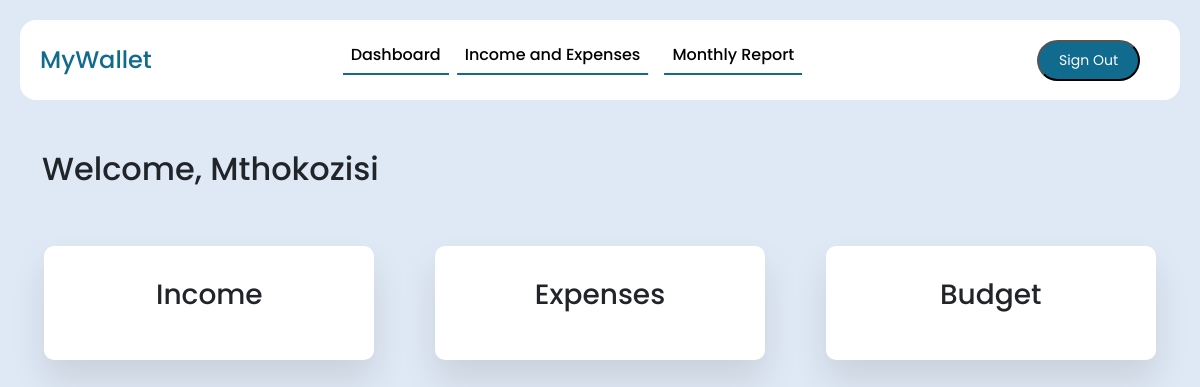
/ (signed in), run on an earlier commit of the app's database.
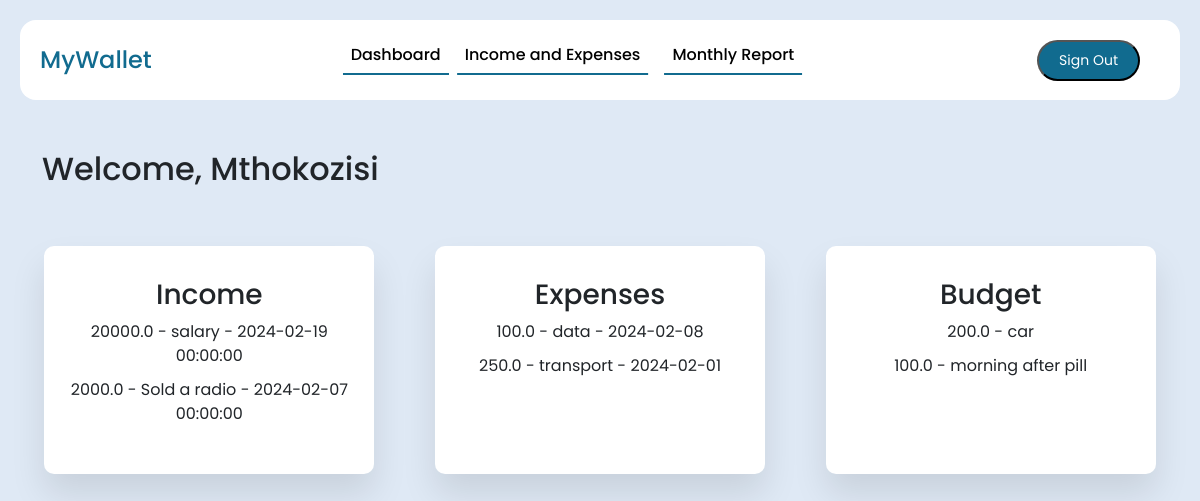
And on a later commit of the database.
### website/models.py (models this page shows, shortened)
class User(db.Model, UserMixin):
    id = db.Column(db.Integer, primary_key=True)
    email = db.Column(db.String(150), unique=True, nullable=False)
    first_name = db.Column(db.String(150), unique=True, nullable=False)
    password = db.Column(db.String(150), nullable=False)
    income_entries = db.relationship('Income', backref='user', lazy=True)
    expense_entries = db.relationship('Expense', backref='user', lazy=True)
    budget_entries = db.relationship('Budget', backref='user', lazy=True)

class Income(db.Model):
    id = db.Column(db.Integer, primary_key=True)
    amount = db.Column(db.Float, nullable=False)
    date = db.Column(db.DateTime(timezone=True),default=func.now())
    category = db.Column(db.String(50), nullable=False)
    user_id = db.Column(db.Integer, db.ForeignKey('user.id'), nullable=False)

class Expense(db.Model):
    id = db.Column(db.Integer, primary_key=True)
    amount = db.Column(db.Float, nullable=False)
    date = db.Column(db.Date, nullable=False)
    category = db.Column(db.String(50), nullable=False)
    user_id = db.Column(db.Integer, db.ForeignKey('user.id'),nullable=False)

class Budget(db.Model):
    id = db.Column(db.Integer, primary_key=True)
    category = db.Column(db.String(50), nullable=False)
    amount = db.Column(db.Float, nullable=False)
    user_id = db.Column(db.Integer, db.ForeignKey('user.id'),nullable=False)

### website/views.py (the view)
@views.route('/')
@login_required
def home():
    return render_template('home.html',user=current_user)

### website/__init__.py (called while the page is built)
def create_app():
    app = Flask(__name__)
    app.config['SECRET_KEY'] = 'the secret key'
    app.config['SQLALCHEMY_DATABASE_URI'] = f'sqlite:///{DB_NAME}'
    db.init_app(app)
    from .views import views
    from .auth import auth
    from .models import User
    app.register_blueprint(views, url_prefix='/')
    app.register_blueprint(auth, url_prefix='/')
    login_manager = LoginManager()
    login_manager.login_view= 'auth.sign_in'  # type: ignore
    login_manager.init_app(app)
    @login_manager.user_loader
    def load_user(id):
        return User.query.get(int(id))
    with app.app_context(): #can remove this line if don't solve problem
        create_database()
    return app

### website/templates/home.html (shortened to what this page needs)
<!DOCTYPE html>
<html lang="en">
  <head>
    <link
      href="https://cdn.jsdelivr.net/npm/bootstrap@5.3.2/dist/css/bootstrap.min.css"
      rel="stylesheet"
    />
    <link
      rel="stylesheet"
      type="text/css"
      href="{{ url_for('static', filename='styles.css') }}"
    />
    <link
      rel="stylesheet"
      type="text/css"
      href="{{ url_for('static', filename='home.css') }}"
    />
    <link
      rel="stylesheet"
      type="text/css"
      href="{{ url_for('static', filename='navbar.css') }}"
    />
  </head>
  <body>
    <header class="navbar-header">
      <nav class="navbar navbar-expand-lg fixed-top">
        <div class="container-fluid">
          <a class="navbar-brand me-auto" href="{{url_for('views.home')}}">MyWallet</a>
          <div
            class="offcanvas offcanvas-end"
            tabindex="-1"
            id="offcanvasNavbar"
            aria-labelledby="offcanvasNavbarLabel"
          >
            <div class="offcanvas-body">
              <ul class="navbar-nav justify-content-center flex-grow-1 pe-3">
                <li class="nav-item">
                  <a
                    class="nav-link active"
                    aria-current="page"
                    href="{{url_for('views.dashboard')}}"
                    >Dashboard</a
                  >
                </li>
                <li class="nav-item">
                  <a
                    class="nav-link active mx-lg-2"
                    aria-current="page"
                    href="{{url_for('views.income_expense')}}"
                    >Income and Expenses</a
                  >
                </li>
                <li class="nav-item">
                  <a
                    class="nav-link active mx-lg-2"
                    aria-current="page"
                    href="{{url_for('views.monthly_report')}}"
                    >Monthly Report</a
                  >
                </li>
              </ul>
            </div>
          </div>
          <a href="{{ url_for('auth.sign_out') }}"><button class="signout-button">Sign Out</button></a>
        </div>
      </nav>
    </header>
    <div class="container">
      <h2>Welcome, {{ user.first_name }}</h2>
    <div class="rex">
      <div class="wrapper">
        <h3>Income</h3>
        <ul>
          {% for income_entry in user.income_entries %}
          <li>
            {{ income_entry.amount }} - {{ income_entry.category }} - {{
            income_entry.date }}
          </li>
          {% endfor %}
        </ul>
      </div>
      <div class="wrapper">
        <h3>Expenses</h3>
        <ul>
          {% for expense_entry in user.expense_entries %}
          <li>
            {{ expense_entry.amount }} - {{ expense_entry.category }} - {{
            expense_entry.date }}
          </li>
          {% endfor %}
        </ul>
      </div>
      <div class="wrapper">
        <h3>Budget</h3>
        <ul>
          {% for budget_entry in user.budget_entries %}
          <li>{{ budget_entry.amount }} - {{ budget_entry.category }}</li>
          {% endfor %}
        </ul>
      </div>
    </div>
    </div>
  </body>
</html>

### website/static/styles.css (style rules this page uses)
* { font-family: 'Poppins', sans-serif; }
body { background-color: #dfe9f5; }
.container { margin-top: 150px; }
.wrapper { width: 330px; padding: 2rem 1rem; margin: 50px auto; background-color: #fff; border-radius: 10px; text-align: center; box-shadow: 0 20px 35px rgba(0, 0, 0, 0.1); }
.rex { display: flex; gap: 3.5em; }
a { color: rgb(17, 107, 143); text-decoration: none; }
button { background-color: rgb(17, 107, 143); color: #fff; font-size: 20px; font-weight: bold; margin: 20px; padding: 10px 20px; border-radius: 50px; text-decoration: none; transition: 0.3s background-color; }
ul { list-style-type: none; padding: 0; }
li { margin-bottom: 10px; }

### website/static/navbar.css (style rules this page uses)
.navbar { background-color: #fff; height: 80px; margin: 20px; border-radius: 16px; padding: 0.5rem; }
.navbar-brand { font-weight: 500; color: rgb(17, 107, 143); font-size: 24px ; transition: 0.3s color; }
.signout-button { font-size: 14px; font-weight: normal; padding: 8px 20px; }
.nav-link { color: #666777; font-weight: 500; position: relative; }
@media (min-width: 991px) { .nav-link::before { content: ""; position: absolute; bottom: 0; left: 50%; transform: translateX(-50%); height: 2px; width: 100%; background-color: rgb(17, 107, 143); visibility: hidden; transition: 0.3s ease-in-out; } }
@media (min-width: 991px) { .nav-link:hover::before, .nav-link.active::before { width: 100%; visibility: visible; } }

What changed in the data, as far as the page shows it:
added Income: amount "20000.0", category "salary", date "2024-02-19 00:00:00"
added Income: amount "2000.0", category "Sold a radio", date "2024-02-07 00:00:00"
added Expense: amount "100.0", category "data", date "2024-02-08"
added Expense: amount "250.0", category "transport", date "2024-02-01"
added Budget: amount "200.0", category "car"
added Budget: amount "100.0", category "morning after pill"
